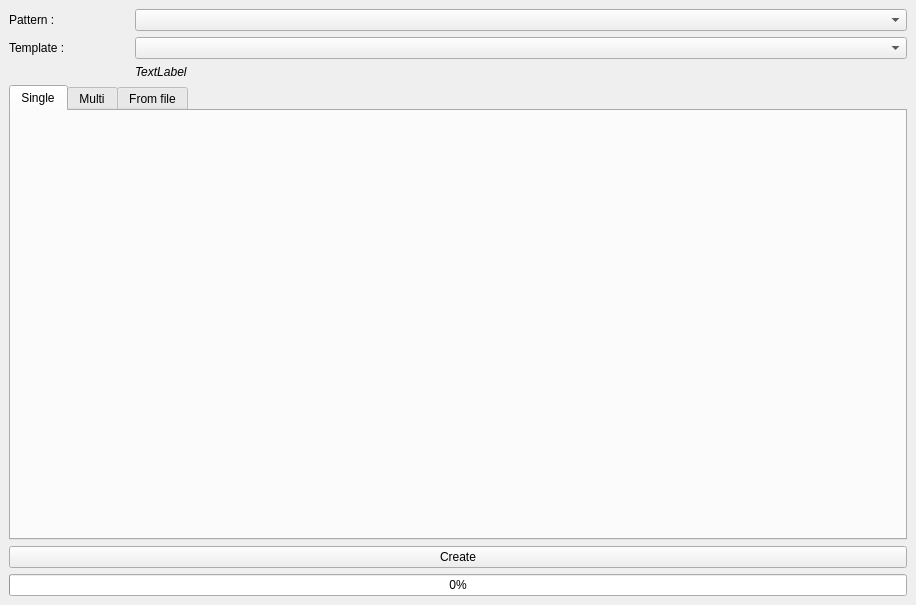
<?xml version="1.0" encoding="UTF-8"?>
<ui version="4.0">
 <class>MainWindow</class>
 <widget class="QDialog" name="MainWindow">
  <property name="geometry">
   <rect>
    <x>0</x>
    <y>0</y>
    <width>916</width>
    <height>605</height>
   </rect>
  </property>
  <property name="windowTitle">
   <string>MainWindow</string>
  </property>
  <layout class="QVBoxLayout" name="verticalLayout_4">
   <property name="leftMargin">
    <number>9</number>
   </property>
   <property name="topMargin">
    <number>9</number>
   </property>
   <property name="rightMargin">
    <number>9</number>
   </property>
   <property name="bottomMargin">
    <number>9</number>
   </property>
   <item>
    <layout class="QVBoxLayout" name="verticalLayout">
     <item>
      <layout class="QHBoxLayout" name="horizontalLayout_2" stretch="0,1">
       <item>
        <widget class="QLabel" name="label_2">
         <property name="minimumSize">
          <size>
           <width>120</width>
           <height>0</height>
          </size>
         </property>
         <property name="text">
          <string>Pattern :</string>
         </property>
        </widget>
       </item>
       <item>
        <widget class="QComboBox" name="patternComboBox"/>
       </item>
      </layout>
     </item>
     <item>
      <layout class="QHBoxLayout" name="horizontalLayout_5" stretch="0,1">
       <item>
        <widget class="QLabel" name="label_5">
         <property name="minimumSize">
          <size>
           <width>120</width>
           <height>0</height>
          </size>
         </property>
         <property name="text">
          <string>Template :</string>
         </property>
        </widget>
       </item>
       <item>
        <widget class="QComboBox" name="templateComboBox"/>
       </item>
      </layout>
     </item>
     <item>
      <layout class="QHBoxLayout" name="horizontalLayout_3" stretch="0,1">
       <item>
        <widget class="QFrame" name="frame">
         <property name="minimumSize">
          <size>
           <width>120</width>
           <height>0</height>
          </size>
         </property>
         <property name="frameShape">
          <enum>QFrame::NoFrame</enum>
         </property>
         <property name="frameShadow">
          <enum>QFrame::Raised</enum>
         </property>
        </widget>
       </item>
       <item>
        <widget class="QLabel" name="patternLabel">
         <property name="font">
          <font>
           <italic>true</italic>
          </font>
         </property>
         <property name="text">
          <string>TextLabel</string>
         </property>
        </widget>
       </item>
      </layout>
     </item>
     <item>
      <widget class="QTabWidget" name="tabWidget">
       <property name="currentIndex">
        <number>0</number>
       </property>
       <widget class="QWidget" name="tab">
        <attribute name="title">
         <string>Single</string>
        </attribute>
        <layout class="QVBoxLayout" name="verticalLayout_2">
         <item>
          <layout class="QFormLayout" name="keysLayout"/>
         </item>
         <item>
          <spacer name="verticalSpacer">
           <property name="orientation">
            <enum>Qt::Vertical</enum>
           </property>
           <property name="sizeHint" stdset="0">
            <size>
             <width>20</width>
             <height>40</height>
            </size>
           </property>
          </spacer>
         </item>
        </layout>
       </widget>
       <widget class="QWidget" name="tab_2">
        <attribute name="title">
         <string>Multi</string>
        </attribute>
        <layout class="QVBoxLayout" name="verticalLayout_3">
         <item>
          <widget class="QLabel" name="label_3">
           <property name="text">
            <string>Enter names composed of the keys separated by &quot;:&quot;</string>
           </property>
          </widget>
         </item>
         <item>
          <widget class="QLabel" name="label_4">
           <property name="text">
            <string>e.g. 1500:0100 2000:0500 CHARS:MAX etc</string>
           </property>
          </widget>
         </item>
         <item>
          <widget class="QLineEdit" name="multiLineEdit"/>
         </item>
         <item>
          <spacer name="verticalSpacer_2">
           <property name="orientation">
            <enum>Qt::Vertical</enum>
           </property>
           <property name="sizeHint" stdset="0">
            <size>
             <width>20</width>
             <height>40</height>
            </size>
           </property>
          </spacer>
         </item>
        </layout>
       </widget>
       <widget class="QWidget" name="tab_3">
        <attribute name="title">
         <string>From file</string>
        </attribute>
        <layout class="QVBoxLayout" name="verticalLayout_3">
         <item>
          <layout class="QHBoxLayout" name="horizontalLayout">
           <item>
            <widget class="QLabel" name="label">
             <property name="minimumSize">
              <size>
               <width>120</width>
               <height>0</height>
              </size>
             </property>
             <property name="text">
              <string>File :</string>
             </property>
            </widget>
           </item>
           <item>
            <widget class="QLineEdit" name="fileLineEdit"/>
           </item>
           <item>
            <widget class="QComboBox" name="sheetComboBox"/>
           </item>
           <item>
            <widget class="QPushButton" name="fileButton">
             <property name="minimumSize">
              <size>
               <width>30</width>
               <height>30</height>
              </size>
             </property>
             <property name="maximumSize">
              <size>
               <width>30</width>
               <height>30</height>
              </size>
             </property>
             <property name="text">
              <string/>
             </property>
            </widget>
           </item>
          </layout>
         </item>
         <item>
          <layout class="QHBoxLayout" name="horizontalLayout_4" stretch="1,0">
           <item>
            <widget class="QTableWidget" name="previewTableWidget">
             <property name="selectionBehavior">
              <enum>QAbstractItemView::SelectRows</enum>
             </property>
            </widget>
           </item>
           <item>
            <layout class="QVBoxLayout" name="verticalLayout_4" stretch="0,0,0">
             <item>
              <layout class="QHBoxLayout" name="horizontalLayout_8" stretch="0,1,0,1,0,0">
               <item>
                <widget class="QLabel" name="label_8">
                 <property name="minimumSize">
                  <size>
                   <width>80</width>
                   <height>0</height>
                  </size>
                 </property>
                 <property name="text">
                  <string>Row</string>
                 </property>
                </widget>
               </item>
               <item>
                <widget class="QSpinBox" name="startSpinBox">
                 <property name="minimum">
                  <number>1</number>
                 </property>
                 <property name="maximum">
                  <number>9999</number>
                 </property>
                 <property name="value">
                  <number>1</number>
                 </property>
                </widget>
               </item>
               <item>
                <widget class="QLabel" name="label_9">
                 <property name="text">
                  <string>to</string>
                 </property>
                </widget>
               </item>
               <item>
                <widget class="QSpinBox" name="stopSpinBox">
                 <property name="maximum">
                  <number>10000</number>
                 </property>
                 <property name="value">
                  <number>30</number>
                 </property>
                </widget>
               </item>
               <item>
                <widget class="QPushButton" name="originalButton">
                 <property name="maximumSize">
                  <size>
                   <width>30</width>
                   <height>30</height>
                  </size>
                 </property>
                 <property name="toolTip">
                  <string>Show Original</string>
                 </property>
                 <property name="text">
                  <string/>
                 </property>
                 <property name="flat">
                  <bool>true</bool>
                 </property>
                </widget>
               </item>
               <item>
                <widget class="QCheckBox" name="updateCheckBox">
                 <property name="toolTip">
                  <string>Update existing asset instead of skipping it</string>
                 </property>
                 <property name="text">
                  <string>Update</string>
                 </property>
                </widget>
               </item>
              </layout>
             </item>
             <item>
              <widget class="QPushButton" name="addKeyButton">
               <property name="minimumSize">
                <size>
                 <width>400</width>
                 <height>0</height>
                </size>
               </property>
               <property name="maximumSize">
                <size>
                 <width>16777215</width>
                 <height>15</height>
                </size>
               </property>
               <property name="text">
                <string/>
               </property>
              </widget>
             </item>
             <item>
              <widget class="QScrollArea" name="scrollArea">
               <property name="frameShape">
                <enum>QFrame::NoFrame</enum>
               </property>
               <property name="horizontalScrollBarPolicy">
                <enum>Qt::ScrollBarAlwaysOff</enum>
               </property>
               <property name="widgetResizable">
                <bool>true</bool>
               </property>
               <widget class="QWidget" name="scrollWidget">
                <property name="geometry">
                 <rect>
                  <x>0</x>
                  <y>0</y>
                  <width>583</width>
                  <height>159</height>
                 </rect>
                </property>
                <layout class="QVBoxLayout" name="verticalLayout_5">
                 <property name="leftMargin">
                  <number>0</number>
                 </property>
                 <property name="topMargin">
                  <number>0</number>
                 </property>
                 <property name="rightMargin">
                  <number>0</number>
                 </property>
                 <property name="bottomMargin">
                  <number>0</number>
                 </property>
                 <item>
                  <layout class="QVBoxLayout" name="keysWidget"/>
                 </item>
                 <item>
                  <spacer name="verticalSpacer">
                   <property name="orientation">
                    <enum>Qt::Vertical</enum>
                   </property>
                   <property name="sizeHint" stdset="0">
                    <size>
                     <width>20</width>
                     <height>40</height>
                    </size>
                   </property>
                  </spacer>
                 </item>
                </layout>
               </widget>
              </widget>
             </item>
            </layout>
           </item>
          </layout>
         </item>
        </layout>
       </widget>
      </widget>
     </item>
     <item>
      <widget class="QPushButton" name="createPushButton">
       <property name="text">
        <string>Create</string>
       </property>
      </widget>
     </item>
     <item>
      <widget class="QProgressBar" name="progressBar">
       <property name="maximum">
        <number>100</number>
       </property>
       <property name="value">
        <number>0</number>
       </property>
      </widget>
     </item>
    </layout>
   </item>
  </layout>
 </widget>
 <resources/>
 <connections/>
</ui>
